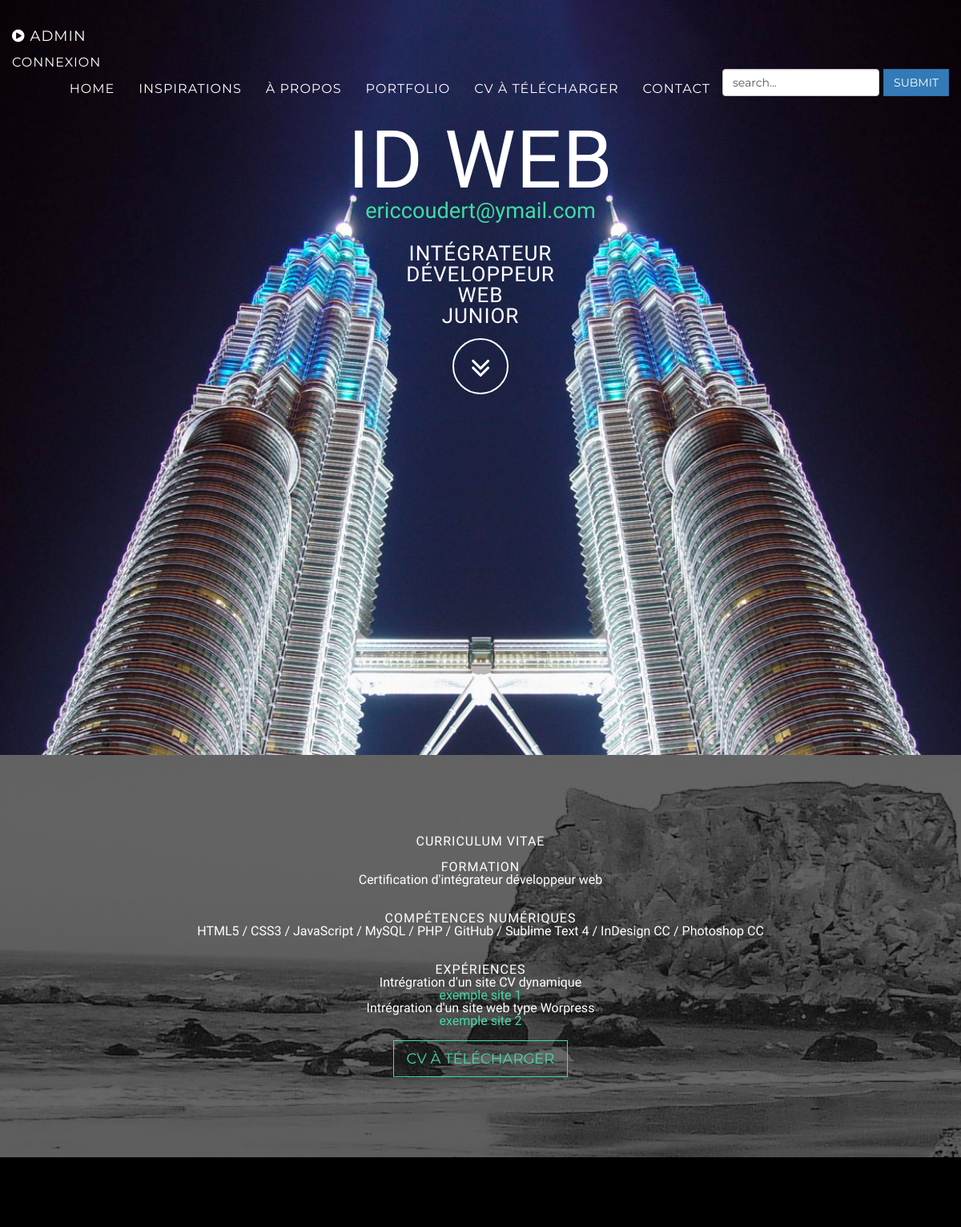
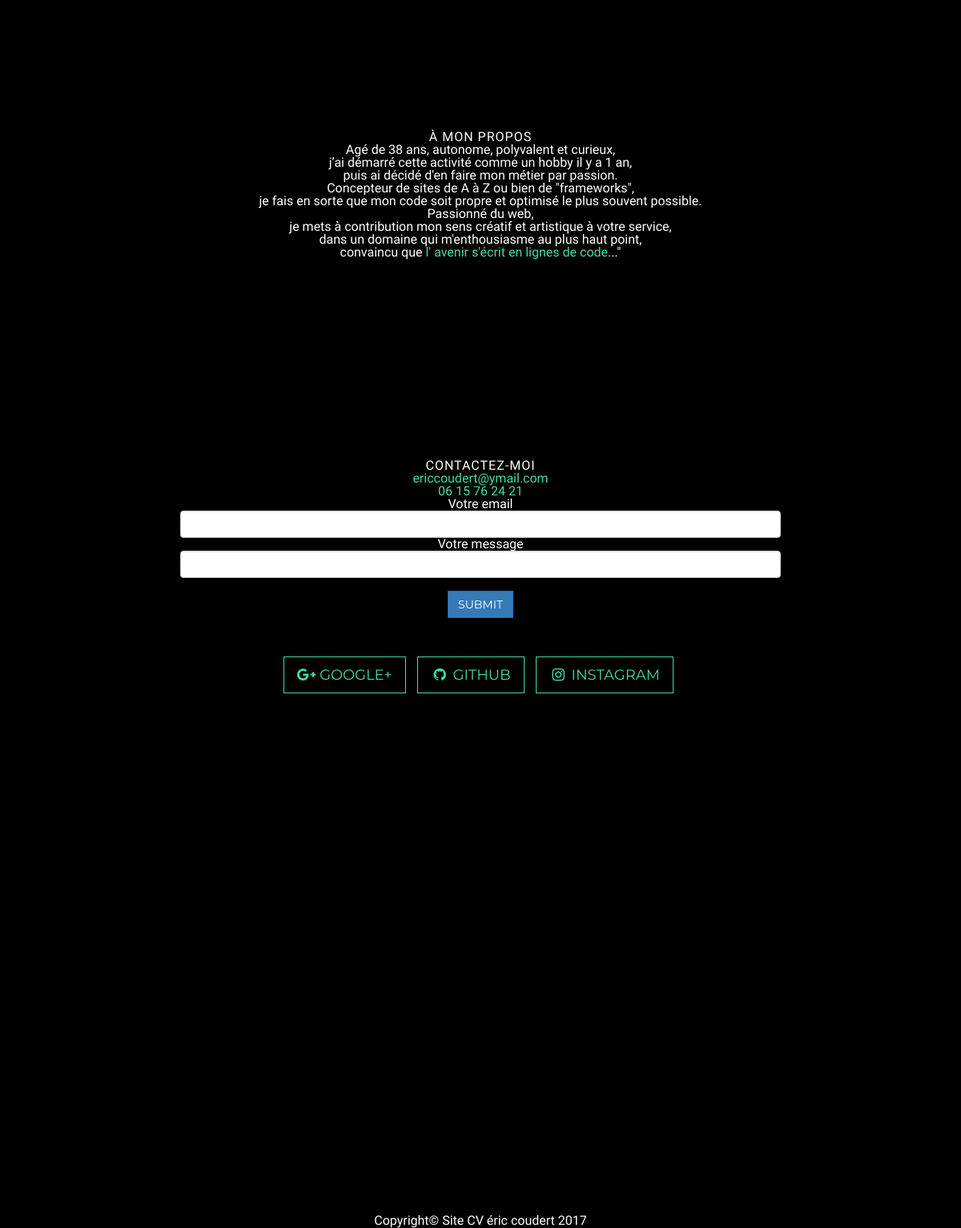
The page / on the database its author committed (2 pictures, top to bottom).
### tables this page shows
CREATE TABLE `utilisateurs` (
  `id_utilisateur` smallint(5) NOT NULL,
  `nom` varchar(25) NOT NULL,
  `prenom` varchar(25) NOT NULL,
  `email` varchar(50) NOT NULL,
  `telephone` varchar(20) NOT NULL COMMENT 'varchar car 0 n''est pas un entier',
  `mdp` varchar(13) NOT NULL,
  `age` smallint(5) NOT NULL,
  `sexe` enum('homme','femme') NOT NULL,
  `etat_civil` enum('marié','célibataire') NOT NULL,
  `pays` varchar(25) NOT NULL,
  `ville` varchar(20) NOT NULL,
  `adresse` text NOT NULL,
  `code_postal` varchar(5) NOT NULL,
  `pseudo` varchar(13) NOT NULL,
  `avatar` varchar(13) NOT NULL,
  `note` varchar(20) NOT NULL
);

CREATE TABLE `formations` (
  `id_formation` int(7) NOT NULL,
  `titre_formation` varchar(255) NOT NULL,
  `date_formation` text NOT NULL,
  `description_formation` text NOT NULL
);

CREATE TABLE `competences` (
  `id_competence` int(7) NOT NULL,
  `competence` text NOT NULL
);

### index.php (the view, shortened to what this page needs)
<!DOCTYPE html>
<?php require 'connexion/connexion.php'; ?>
<?php
    $sql = $pdoCV -> query(" SELECT * FROM competences ");
    $competence = $sql -> fetchAll();
    $sql = $pdoCV -> query(" SELECT * FROM formations ");
    $formation = $sql -> fetchAll();
      ?>
<html lang="en">
<head>
    <link href="cssfrontbootstrap/vendor/bootstrap/css/bootstrap.min.css" rel="stylesheet">
    <link href="cssfrontbootstrap/vendor/font-awesome/css/font-awesome.min.css" rel="stylesheet" type="text/css">
    <link href="cssfrontbootstrap/css/grayscale.min.css" rel="stylesheet">
    <link rel="stylesheet" type="text/css" href="cssfront/myfrontstyle.css">
     <section>
</head>
<body id="page-top" data-spy="scroll" data-target=".navbar-fixed-top">
    <nav class="navbar navbar-custom navbar-fixed-top" role="navigation">
        <div class="container-fluid">
            <div class="navbar-header">
                <a class="navbar-brand page-scroll" data-toggle="collapse" href="#btnConnexionAdmin">
                    <i class="fa fa-play-circle"></i>
                    <span class="light">Admin</span>
                    <div >
                        <a href="admin/authentification.php" >Connexion</a>
                    </div>
                </a>
            </div>
            <div class="collapse navbar-collapse navbar-right navbar-main-collapse">
                <ul class="nav navbar-nav">
                    <li>
                        <a class="page-scroll active" href="#">Home</a>
                    </li>
                    <li>
                        <a class="page-scroll" href="#">Inspirations</a>
                    </li>
                    <li>
                        <a class="page-scroll" href="#about">À propos</a>
                    </li>
                    <li>
                        <a class="page-scroll" href="#">Portfolio</a>
                    </li>
                    <li>
                        <a class="page-scroll" href="#downloadCv">CV à télécharger</a>
                    </li>
                    <li>
                        <a class="page-scroll" href="#contact">Contact</a>
                    </li>
                    <li>
                        <form method="POST" action="#" class="form-inline">
                        <input type="search" value="search..." class="form-control" />
                        <button type="submit" class="btn btn-primary">Submit</button>
                        </form>
                    </li>
                </ul>
            </div>
        </div>
    </nav>
    <header class="intro">
    <?php $sql = $pdoCV -> query("SELECT * FROM utilisateurs");
          $resultat = $sql -> fetch(); ?>
        <div class="intro-body">
            <div class="container">
                <div class="row">
                    <div class="col-md-8 col-md-offset-2">
                        <h1 class="brand-heading">ID web<br /></h1>
                        <address><a href="#"><?= $resultat['email']; ?></a></address>
                        <h2 class="intro-text">
                        <br>
                        Intégrateur
                        <br />
                        développeur
                        <br />
                        web
                        <br>
                        junior
                        </h2>
                        <a href="#cv" class="btn btn-circle page-scroll">
                            <i class="fa fa-angle-double-down animated"></i>
                        </a>
                    </div>
                </div>
            </div>
        </div>
    </header>
    <section id="cv" class="content-section text-center">
        <div class="download-section">
            <div class="container">
                <div class="col-lg-8 col-lg-offset-2">
                    <h2>Curriculum Vitae</h2>
                    <br />
                    <h3>Formation</h3>
                    <?php
                        $i = 0;
                        while($i < count($formation)){
                            echo $formation[$i]['titre_formation'];
                            $i++;
                        }
                    ?>
                    <br /><br /><br />
                    <h3>Compétences numériques</h3>
                    <?php
                        $i = 0;
                        while($i < count($competence)){
                            if($i > 0){
                                echo ' / ';
                            }
                            echo $competence[$i]['competence'];
                            $i++;
                        }
                    ?>
                    <br /><br /><br />
                    <h3>Expériences</h3>
                    <p>Intrégration d'un site CV dynamique<br />
                    <a href="#">exemple site 1</a></p>
                    <p>Intrégration d'un site web type Worpress<br />
                    <a href="#">exemple site 2</a></p>
                    <br />
                    <a href="http://startbootstrap.com/template-overviews/grayscale/" class="btn btn-default btn-lg">CV à télécharger</a>
                </div>
            </div>
        </div>
    </section>
    <section class="container content-section text-center">
        <div class="row">
            <div class="col-lg-8 col-lg-offset-2">
                <h2>À mon propos</h2>
                <p>Agé de 38 ans, autonome, polyvalent et curieux,<br />
                j’ai démarré cette activité comme un hobby il y a 1 an,<br />
                puis ai décidé d'en faire mon métier par passion.</p>
                <p>Concepteur de sites de A à Z ou bien de "frameworks",<br />
                je fais en sorte que mon code soit propre et optimisé le plus souvent possible.</p>
                <p>Passionné du web,<br /> je mets à contribution mon sens créatif et artistique à votre service,<br /> dans un domaine qui m'enthousiasme au plus haut point,<br /> convaincu que <a href="#">l' avenir s'écrit en lignes de code</a>..."</p>
            </div>
        </div>
    </section>
    <section id="contact" class="container content-section text-center">
        <div class="row">
            <div class="col-lg-8 col-lg-offset-2">
                <h2>Contactez-moi</h2>
                <p><a href="mailto:feedback@startbootstrap.com"><?php echo $resultat['email'] ?></a></p>
                <p><a href="mailto:feedback@startbootstrap.com"><?php echo $resultat['telephone'] ?></a></p>
                <form  method="POST">
                    <label>Votre email</label>
                    <input class="form form-control" type="email" />
                    <label>Votre message</label>
                    <input class="form form-control" type="text" /><br />
                    <button type="submit" class="btn btn-primary">Submit</button>
                </form>
                <br />
                <br />
                <br />
                <ul class="list-inline banner-social-buttons">
                    <li>
                        <a href="https://plus.google.com/+Startbootstrap/posts" class="btn btn-default btn-lg"><i class="fa fa-google-plus fa-fw"></i> <span class="network-name">Google+</span></a>
                    </li>
                    <li>
                        <a href="https://github.com/IronSummitMedia/startbootstrap" class="btn btn-default btn-lg"><i class="fa fa-github fa-fw"></i> <span class="network-name">Github</span></a>
                    </li>
                    <li>
                        <a href="https://twitter.com/SBootstrap" class="btn btn-default btn-lg"><i class="fa fa-instagram fa-fw"></i> <span class="network-name">Instagram</span></a>
                    </li>
                </ul>
            </div>
        </div>
    </section>
    <div id="map"></div>
    <footer>
        <div class="container text-center">
            <p>Copyright&copy; Site CV éric coudert 2017</p>
        </div>
    </footer>
</body>
</html>

### cssfront/myfrontstyle.css (style rules this page uses)
html, body, div, span, applet, object, iframe, h1, h2, h3, h4, h5, h6, p, blockquote, pre, a, abbr, acronym, address, big, cite, code, del, dfn, em, img, ins, kbd, q, s, samp, small, strike, strong, sub, sup, tt, var, b, u, i, center, dl, dt, dd, ol, ul, li, fieldset, form, label, legend, table, caption, tbody, tfoot, thead, tr, th, td, article, aside, canvas, details, embed, figure, figcaption, footer, header, hgroup, menu, nav, output, ruby, section, summary, time, mark, audio, video { margin: 0; padding: 0; border: 0; font-size: 100%; font: inherit; vertical-align: baseline; }
article, aside, details, figcaption, figure, footer, header, hgroup, menu, nav, section { display: block; }
body { line-height: 1; }
ol, ul { list-style: none; }
body { font-family: 'Play', sans-serif; }
li { list-style-type: none; display: inline; }
header .intro-body { padding-bottom: 450px; background-image: url('../img/imgPetronasTowers.jpg'); background-size: cover; background-position: center; }
address { font-size: 1.7em; }
h1 { padding-top: 150px; }
#cv { padding: 0; }

### rows shown on the page
utilisateurs: email "ericcoudert@ymail.com", telephone "06 15 76 24 21"
formations: titre_formation "Certification d'intégrateur développeur web"
competences: competence "HTML5"
competences: competence "CSS3"
competences: competence "JavaScript"
competences: competence "MySQL"
competences: competence "PHP"
competences: competence "GitHub"
competences: competence "Sublime Text 4"
competences: competence "InDesign CC"
competences: competence "Photoshop CC"
